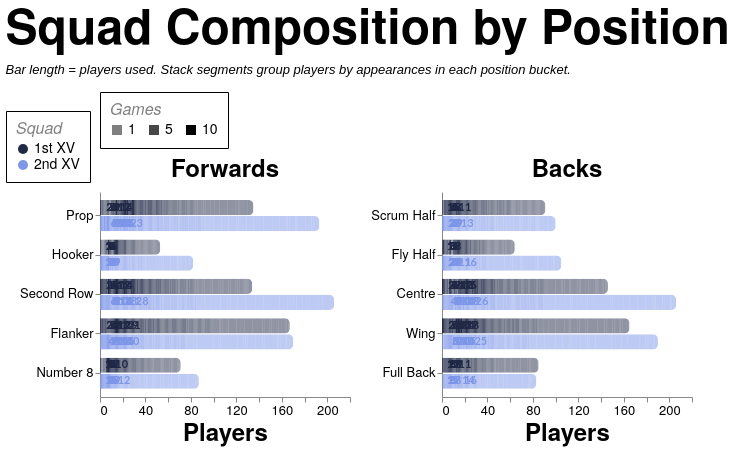

Vega-Lite specification for this chart:
### Vega-Lite specification from a JSON file in a GitHub repository (floating-point values rounded to 4 significant figures; data arrays with more than 128 entries replaced by an {"elided": "..."} marker saying what was removed)
{"config": {"axis": {"labelFont": "PT Sans Narrow, Helvetica Neue, Helvetica, Arial, sans-serif", "titleFont": "PT Sans Narrow, Helvetica Neue, Helvetica, Arial, sans-serif", "labelFontSize": 13, "titleFontSize": 24, "gridColor": "#202947", "gridOpacity": 0.2, "zindex": 1}, "text": {"font": "Lato, sans-serif"}, "bar": {"cornerRadiusEnd": 5}, "header": {"labelFont": "PT Sans Narrow, Helvetica Neue, Helvetica, Arial, sans-serif", "titleFont": "PT Sans Narrow, Helvetica Neue, Helvetica, Arial, sans-serif", "labelFontSize": 24, "titleFontSize": 28, "labelFontWeight": "bold", "orient": "left"}, "legend": {"labelFont": "PT Sans Narrow, Helvetica Neue, Helvetica, Arial, sans-serif", "titleFont": "PT Sans Narrow, Helvetica Neue, Helvetica, Arial, sans-serif", "labelFontSize": 14, "titleFontSize": 16, "titlePadding": 5, "fillColor": "white", "strokeColor": "black", "padding": 10, "titleFontWeight": "lighter", "titleFontStyle": "italic", "titleColor": "gray", "offset": 10}, "title": {"font": "PT Sans Narrow, Helvetica Neue, Helvetica, Arial, sans-serif", "fontSize": 48, "fontWeight": "bold", "anchor": "start", "align": "center", "titlePadding": 20, "subtitlePadding": 10, "subtitleFontSize": 13, "subtitleColor": "", "subtitleFontStyle": "italic", "offset": 15, "color": "black"}, "axisX": {"labelAngle": 0}, "facet": {"title": null, "header": null, "align": {"row": "each", "column": "each"}, "spacing": 10}, "resolve": {"scale": {"y": "independent", "facet": "independent"}}, "background": "transparent", "scale": {"offsetBandPaddingOuter": 0.2, "offsetBandPaddingInner": 0.1}, "view": {"stroke": null, "background": "transparent"}}, "data": {"name": "data-cbc2d009538917652bc6a80a10d0af3f"}, "facet": {"column": {"field": "unit", "sort": ["Forwards", "Backs"], "title": null, "type": "nominal"}}, "spec": {"layer": [{"mark": {"type": "bar"}, "encoding": {"color": {"field": "squad", "legend": {"labelExpr": "datum.value + ' XV'", "orient": "bottom-right", "title": "Squad"}, "scale": {"domain": ["1st", "2nd"], "range": ["#202946", "#7d96e8"]}, "type": "nominal"}, "detail": {"field": "games", "type": "quantitative"}, "opacity": {"field": "games", "legend": {"orient": "top", "title": "Games", "titleOrient": "top", "values": [1, 5, 10]}, "scale": {"domain": [1, 10], "range": [0.5, 1]}, "type": "quantitative"}, "order": {"field": "games", "sort": "descending", "type": "quantitative"}, "tooltip": [{"field": "season", "title": "Season", "type": "nominal"}, {"field": "squad", "title": "Squad", "type": "nominal"}, {"field": "unit", "title": "Unit", "type": "nominal"}, {"field": "position", "title": "Position", "type": "nominal"}, {"field": "players", "title": "Players", "type": "quantitative"}, {"field": "games", "title": "Appearances per player", "type": "quantitative"}], "x": {"axis": {"grid": false, "tickMinStep": 1}, "field": "players", "stack": "zero", "title": "Players", "type": "quantitative"}, "y": {"field": "position", "sort": {"field": "position_order", "op": "min", "order": "ascending"}, "title": null, "type": "nominal"}, "yOffset": {"field": "squad", "scale": {"paddingInner": 0.05, "paddingOuter": 0.01}, "sort": ["1st", "2nd"], "type": "nominal"}}}, {"mark": {"type": "text", "align": "left", "baseline": "middle", "dx": 4, "fontSize": 11, "fontWeight": "bold"}, "encoding": {"color": {"field": "squad", "legend": {"labelExpr": "datum.value + ' XV'", "orient": "bottom-right", "title": "Squad"}, "scale": {"domain": ["1st", "2nd"], "range": ["#202946", "#7d96e8"]}, "type": "nominal"}, "text": {"field": "total_players", "format": ".0f", "type": "quantitative"}, "tooltip": [{"field": "season", "title": "Season", "type": "nominal"}, {"field": "countModeLabel", "title": "Position Count Mode", "type": "nominal"}, {"field": "squad", "title": "Squad", "type": "nominal"}, {"field": "unit", "title": "Unit", "type": "nominal"}, {"field": "position", "title": "Position", "type": "nominal"}, {"field": "total_players", "title": "Total Players", "type": "quantitative"}], "x": {"axis": {"grid": false, "tickMinStep": 1}, "field": "total_players", "type": "quantitative"}, "y": {"field": "position", "sort": {"field": "position_order", "op": "min", "order": "ascending"}, "title": null, "type": "nominal"}, "yOffset": {"field": "squad", "scale": {"paddingInner": 0.05, "paddingOuter": 0.01}, "sort": ["1st", "2nd"], "type": "nominal"}}, "transform": [{"aggregate": [{"op": "sum", "field": "players", "as": "total_players"}], "groupby": ["season", "countMode", "countModeLabel", "squad", "unit", "position", "position_order"]}]}], "height": {"step": 16}, "width": 250}, "resolve": {"scale": {"x": "shared", "y": "independent"}}, "spacing": 20, "title": {"text": "Squad Composition by Position", "subtitle": ["Bar length = players used. Stack segments group players by appearances in each position bucket."]}, "$schema": "https://vega.github.io/schema/vega-lite/v5.20.1.json", "datasets": {"data-cbc2d009538917652bc6a80a10d0af3f": {"elided": "1523 records"}}}
